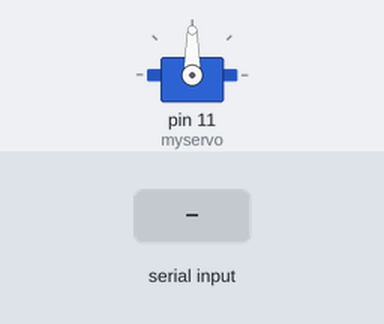
This sketch was run on a simulated Arduino Uno, built with avr-gcc and run on an emulated ATmega328P. Shown: servo. Inputs (shaded band) come from the test bench.

Above: at 1.2 s.
1.3 s: "90,45\n" received over Serial
At 1.45 s:
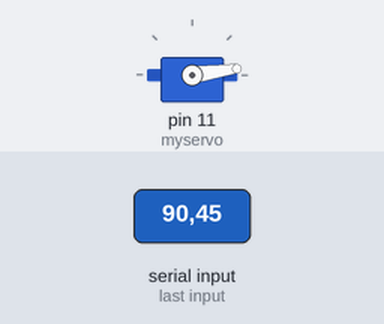
4.3 s: "200\n" received over Serial
At 8.6 s:
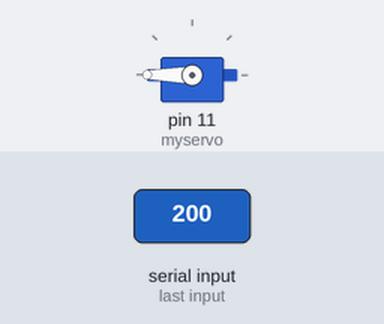
10.3 s: "90\n" received over Serial
At 10.69 s:
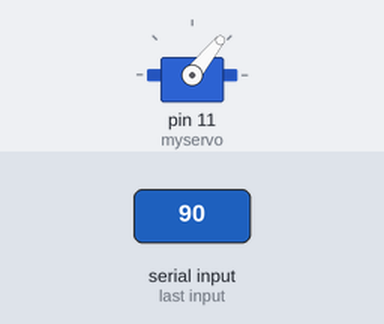
13.3 s: "30,150\n" received over Serial
Timing chart, 0 to 17.3 s (numbered marks = the images above; inputs shaded):
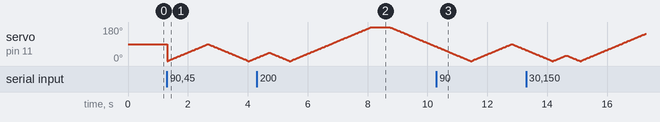

The sketch:

sketch_apr24a.ino
```cpp
#include <Servo.h>

Servo myservo;
int pos=0;
void setup() {
  Serial.begin(9600);
  myservo.attach(11);
}

void loop() {
  if (Serial.available() > 0) {
    int angle = Serial.parseInt();
    for(pos=0;pos<angle;pos+=1){
      myservo.write(pos);
      delay(15);
    }

    for(pos=angle;pos>=0;pos-=1){
      myservo.write(pos);
      delay(15);
    }

//    myservo.write(angle);
  }
}
```
